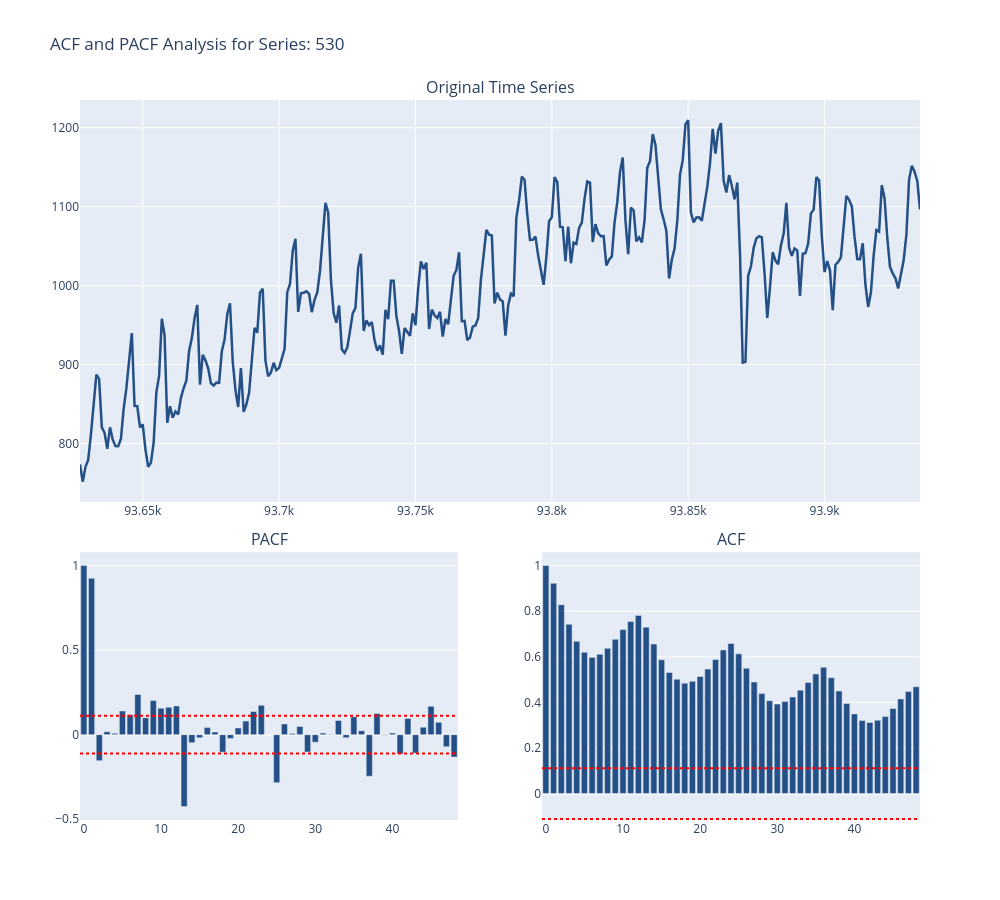

The code cell stored with this chart in its notebook:
### Code cell
AnalysisPlot_530.show()

### Figure 1 — Plotly figure (JSON) as saved in the notebook; plotly's stock layout.template omitted (floating-point values rounded to 4 significant figures; data arrays with more than 128 entries replaced by an {"elided": "..."} marker saying what was removed)
{"data": [{"line": {"color": "#245087", "width": 2.5}, "mode": "lines", "name": "Residuals", "type": "scatter", "x": {"elided": "309 int values"}, "xaxis": "x", "y": {"elided": "309 float values"}, "yaxis": "y"}, {"marker": {"color": "#245087"}, "name": "ACF", "type": "bar", "x": [0, 1, 2, 3, 4, 5, 6, 7, 8, 9, 10, 11, 12, 13, 14, 15, 16, 17, 18, 19, 20, 21, 22, 23, 24, 25, 26, 27, 28, 29, 30, 31, 32, 33, 34, 35, 36, 37, 38, 39, 40, 41, 42, 43, 44, 45, 46, 47, 48], "xaxis": "x2", "y": [1.0, 0.9251, -0.1535, 0.01773, 0.008492, 0.1405, 0.1182, 0.2383, 0.09992, 0.2015, 0.157, 0.1628, 0.17, -0.4251, -0.04688, -0.01865, 0.04195, 0.016, -0.1035, -0.02172, 0.03978, 0.0805, 0.1372, 0.1738, 0.0001492, -0.2836, 0.06335, 0.007321, 0.0483, -0.1022, -0.04429, 0.009489, 0.002569, 0.08368, -0.01828, 0.106, 0.02385, -0.2454, 0.1257, -0.003402, 0.01012, -0.114, 0.0963, -0.1089, 0.04434, 0.1681, 0.0737, -0.07135, -0.1323], "yaxis": "y2"}, {"marker": {"color": "#245087"}, "name": "ACF", "type": "bar", "x": [0, 1, 2, 3, 4, 5, 6, 7, 8, 9, 10, 11, 12, 13, 14, 15, 16, 17, 18, 19, 20, 21, 22, 23, 24, 25, 26, 27, 28, 29, 30, 31, 32, 33, 34, 35, 36, 37, 38, 39, 40, 41, 42, 43, 44, 45, 46, 47, 48], "xaxis": "x3", "y": [1.0, 0.9221, 0.8282, 0.7428, 0.6675, 0.6198, 0.5974, 0.6108, 0.637, 0.6766, 0.7194, 0.7548, 0.7813, 0.7299, 0.6558, 0.587, 0.5315, 0.5016, 0.4841, 0.4924, 0.5139, 0.5459, 0.5877, 0.63, 0.6583, 0.6129, 0.5498, 0.489, 0.4385, 0.4075, 0.3927, 0.4035, 0.423, 0.4536, 0.4875, 0.5247, 0.5537, 0.5083, 0.4499, 0.3947, 0.3495, 0.3203, 0.312, 0.3214, 0.3377, 0.3731, 0.415, 0.4477, 0.4683], "yaxis": "y3"}], "layout": {"annotations": [{"font": {"size": 16}, "showarrow": false, "text": "Original Time Series", "x": 0.5, "xanchor": "center", "xref": "paper", "y": 1, "yanchor": "bottom", "yref": "paper"}, {"font": {"size": 16}, "showarrow": false, "text": "PACF", "x": 0.225, "xanchor": "center", "xref": "paper", "y": 0.372, "yanchor": "bottom", "yref": "paper"}, {"font": {"size": 16}, "showarrow": false, "text": "ACF", "x": 0.775, "xanchor": "center", "xref": "paper", "y": 0.372, "yanchor": "bottom", "yref": "paper"}], "height": 900, "shapes": [{"line": {"color": "red", "dash": "dot"}, "type": "line", "x0": 0, "x1": 1, "xref": "x2 domain", "y0": 0.1115, "y1": 0.1115, "yref": "y2"}, {"line": {"color": "red", "dash": "dot"}, "type": "line", "x0": 0, "x1": 1, "xref": "x2 domain", "y0": -0.1115, "y1": -0.1115, "yref": "y2"}, {"line": {"color": "red", "dash": "dot"}, "type": "line", "x0": 0, "x1": 1, "xref": "x3 domain", "y0": 0.1115, "y1": 0.1115, "yref": "y3"}, {"line": {"color": "red", "dash": "dot"}, "type": "line", "x0": 0, "x1": 1, "xref": "x3 domain", "y0": -0.1115, "y1": -0.1115, "yref": "y3"}], "showlegend": false, "title": {"text": "ACF and PACF Analysis for Series: 530"}, "width": 1000, "xaxis": {"anchor": "y", "domain": [0, 1]}, "xaxis2": {"anchor": "y2", "domain": [0, 0.45]}, "xaxis3": {"anchor": "y3", "domain": [0.55, 1]}, "yaxis": {"anchor": "x", "domain": [0.442, 1]}, "yaxis2": {"anchor": "x2", "domain": [0, 0.372]}, "yaxis3": {"anchor": "x3", "domain": [0, 0.372]}}}
